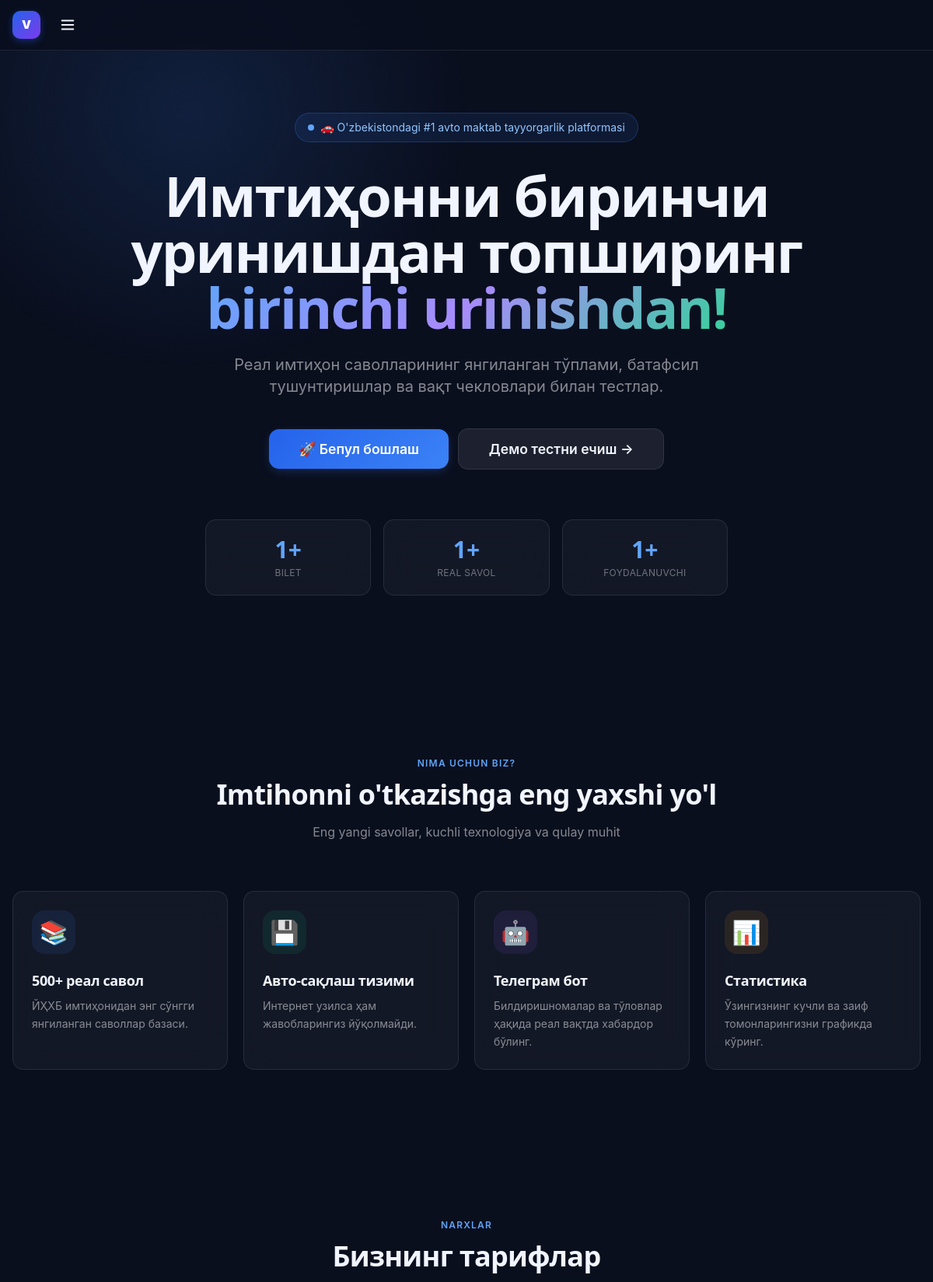
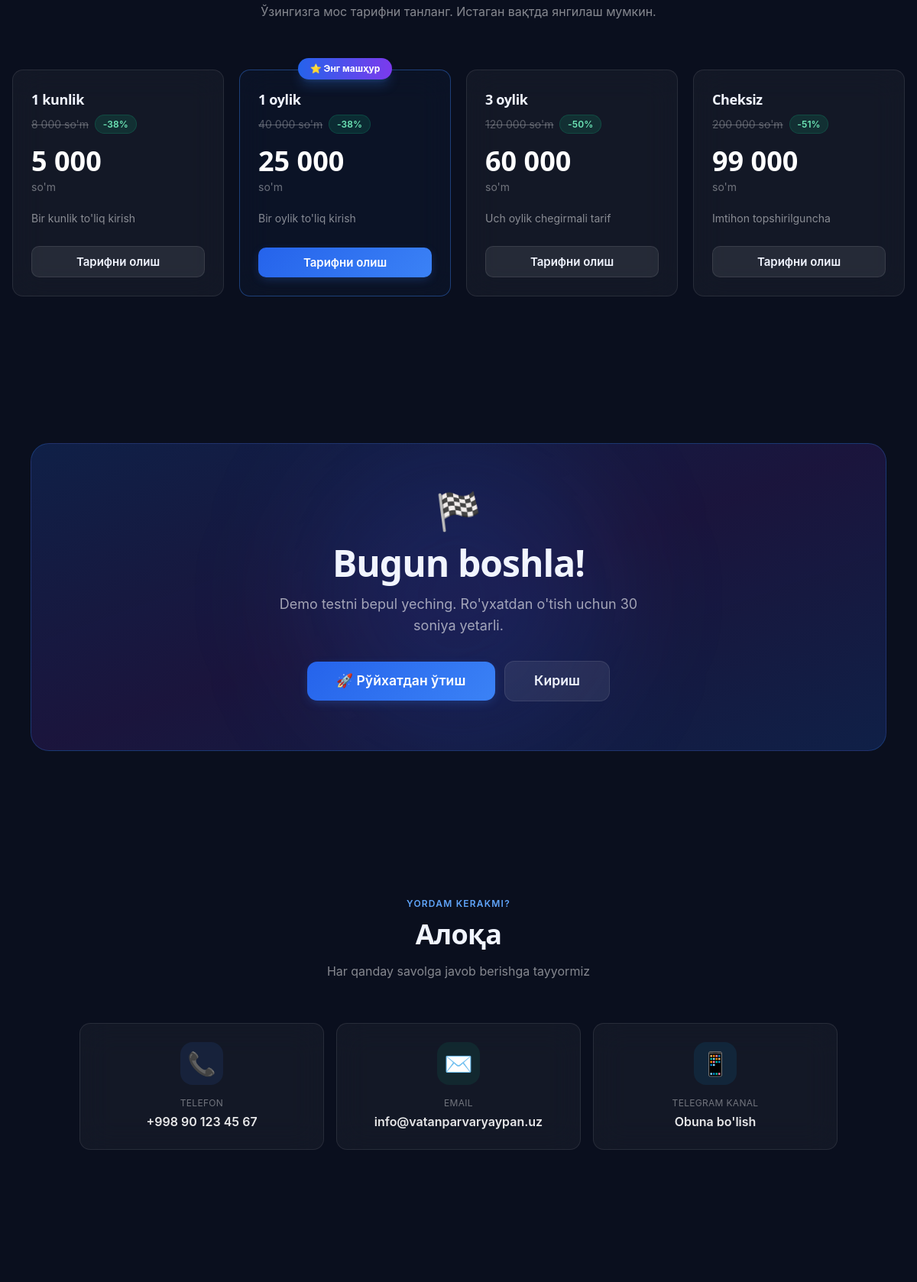
/?til=uz_cyrl (upper part), run on the app's committed database (2 pictures, top to bottom).
### tables this page shows
CREATE TABLE IF NOT EXISTS `tariflar` (
    `id`          INT UNSIGNED AUTO_INCREMENT PRIMARY KEY,
    `nomi`        VARCHAR(100) NOT NULL,
    `tavsif`      TEXT         DEFAULT NULL,
    `tur`         ENUM('kun','oy','bilet') DEFAULT 'oy',
    `qiymat`      INT UNSIGNED DEFAULT 1,
    `narx`        DECIMAL(12,2) NOT NULL,
    `eski_narx`   DECIMAL(12,2) DEFAULT NULL,
    `mashhur`     TINYINT(1)   DEFAULT 0,
    `tartib`      INT          DEFAULT 0,
    `holat`       ENUM('faol','nofaol') DEFAULT 'faol',
    `yaratilgan`  DATETIME     DEFAULT CURRENT_TIMESTAMP,
    INDEX `idx_holat` (`holat`)
);

### public_html/config/auth.php (called while the page is built, shortened)
<?php
require_once __DIR__ . '/database.php';
require_once __DIR__ . '/../includes/security.php';
$TIL = $_SESSION['til'] ?? $_COOKIE['til'] ?? TIL_DEFAULT;
$tarjima_fayl = __DIR__ . '/../lang/' . $TIL . '.php';
$tarjimalar   = file_exists($tarjima_fayl) ? require $tarjima_fayl : [];
function t(string $kalit, array $almashtir = []): string
{
    global $tarjimalar;
    $matn = $tarjimalar[$kalit] ?? $kalit;
    return $matn;
}

### public_html/includes/security.php (called while the page is built, shortened)
<?php
require_once __DIR__ . '/../config/database.php';
function e(mixed $matn): string
{
    return htmlspecialchars((string) $matn, ENT_QUOTES | ENT_SUBSTITUTE, 'UTF-8');
}

### public_html/config/database.php (called while the page is built, shortened)
<?php
function db(): PDO
{
    static $pdo = null;
    if ($pdo !== null) {
        return $pdo;
    }
    $dsn = sprintf('mysql:host=%s;dbname=%s;charset=%s', DB_HOST, DB_NAME, DB_CHARSET);
    try {
        $pdo = new PDO($dsn, DB_USER, DB_PASS, [
            PDO::ATTR_ERRMODE            => PDO::ERRMODE_EXCEPTION,
            PDO::ATTR_DEFAULT_FETCH_MODE => PDO::FETCH_ASSOC,
            PDO::ATTR_EMULATE_PREPARES   => false,
            PDO::MYSQL_ATTR_INIT_COMMAND => "SET NAMES utf8mb4 COLLATE utf8mb4_unicode_ci",
            PDO::ATTR_PERSISTENT         => false,
        ]);
    } catch (PDOException $e) {
        error_log('[VPY] DB xato: ' . $e->getMessage());
        http_response_code(503);
        exit('Server vaqtinchalik mavjud emas. Iltimos, keyinroq urinib ko\'ring.');
    }
    return $pdo;
}
function db_barcha(string $sql, array $p = []): array
{
    $st = db()->prepare($sql);
    $st->execute($p);
    return $st->fetchAll();
}

### public_html/includes/funksiyalar.php (called while the page is built, shortened)
<?php
require_once __DIR__ . '/../config/database.php';
function pul(int|float $summa, string $valyuta = "so'm"): string
{
    return number_format((float) $summa, 0, '.', ' ') . ' ' . $valyuta;
}

### public_html/index.php (the view, shortened to what this page needs)
<?php
require_once __DIR__ . '/config/auth.php';
require_once __DIR__ . '/includes/funksiyalar.php';
$tariflar = db_barcha('SELECT * FROM tariflar WHERE holat = "faol" ORDER BY tartib, narx');
$bilet_son   = (int) db_qiymat('SELECT COUNT(*) FROM biletlar WHERE holat = "faol"');
$savol_son   = (int) db_qiymat('SELECT COUNT(*) FROM savollar');
$foydalanuvchi_son = (int) db_qiymat('SELECT COUNT(*) FROM foydalanuvchilar');
require_once __DIR__ . '/includes/header.php';
require_once __DIR__ . '/includes/navbar.php';
?>
<section class="relative max-w-7xl mx-auto px-4 pt-20 pb-28 text-center">
    <div class="inline-flex items-center gap-2 px-4 py-2 rounded-full
                bg-blue-500/10 border border-blue-500/25 text-blue-300 text-sm
                mb-8 fade-up animate-float">
        <span class="w-2 h-2 rounded-full bg-blue-400 animate-pulse"></span>
        🚗 O'zbekistondagi #1 avto maktab tayyorgarlik platformasi
    </div>
    <h1 class="text-4xl sm:text-6xl lg:text-7xl font-display font-black tracking-tight leading-[1.08] mb-6 fade-up"
        style="animation-delay:.1s">
        <?= e(t('hero_sarlavha')) ?>
        <br>
        <span class="grad-text">birinchi urinishdan!</span>
    </h1>
    <p class="text-lg md:text-xl text-white/50 max-w-2xl mx-auto mb-10 leading-relaxed fade-up"
       style="animation-delay:.2s">
        <?= e(t('hero_tavsif')) ?>
    </p>
    <div class="flex flex-wrap items-center justify-center gap-3 mb-16 fade-up" style="animation-delay:.3s">
        <a href="<?= e(SAYT_URL) ?>/register" class="btn btn-primary btn-xl">
            🚀 <?= e(t('hero_tugma_boshla')) ?>
        </a>
        <a href="<?= e(SAYT_URL) ?>/test" class="btn btn-ghost btn-xl">
            <?= e(t('hero_tugma_demo')) ?> →
        </a>
    </div>
    <div class="grid grid-cols-3 max-w-2xl mx-auto gap-4">
        <?php
        $hero_stats = [
            [$bilet_son.'+',         'Bilet',          '.35s'],
            [$savol_son.'+',         'Real savol',      '.45s'],
            [$foydalanuvchi_son.'+', 'Foydalanuvchi',   '.55s'],
        ];
        foreach ($hero_stats as [$v, $n, $d]):
        ?>
        <div class="glass-card py-5 px-4 fade-up" style="animation-delay:<?= $d ?>">
            <div class="text-2xl sm:text-3xl font-display font-black text-blue-400 tabnum"><?= $v ?></div>
            <div class="text-xs text-white/40 mt-1 uppercase tracking-wide"><?= $n ?></div>
        </div>
        <?php endforeach; ?>
    </div>
</section>
<section class="max-w-7xl mx-auto px-4 py-24">
    <div class="text-center mb-16 fade-up">
        <p class="text-xs text-blue-400 font-semibold uppercase tracking-widest mb-3">Nima uchun biz?</p>
        <h2 class="text-3xl md:text-4xl font-display font-black mb-4">Imtihonni o'tkazishga eng yaxshi yo'l</h2>
        <p class="text-white/50 max-w-xl mx-auto">Eng yangi savollar, kuchli texnologiya va qulay muhit</p>
    </div>
    <div class="grid sm:grid-cols-2 lg:grid-cols-4 gap-5">
        <?php
        $xususiyatlar = [
            ['📚', t('xususiyat_1_sarlavha'), t('xususiyat_1_tavsif'), 'from-blue-500 to-cyan-500',    'bg-blue-500/10 text-blue-400'],
            ['💾', t('xususiyat_2_sarlavha'), t('xususiyat_2_tavsif'), 'from-emerald-500 to-teal-500', 'bg-emerald-500/10 text-emerald-400'],
            ['🤖', t('xususiyat_3_sarlavha'), t('xususiyat_3_tavsif'), 'from-violet-500 to-purple-600','bg-violet-500/10 text-violet-400'],
            ['📊', t('xususiyat_4_sarlavha'), t('xususiyat_4_tavsif'), 'from-amber-500 to-orange-500', 'bg-amber-500/10 text-amber-400'],
        ];
        foreach ($xususiyatlar as $i => [$ico, $nom, $tavsif, $grad, $cls]):
        ?>
        <div class="glass-card glass-card-hover p-6 fade-up group" style="animation-delay:<?= 0.07*($i+1) ?>s">
            <div class="w-14 h-14 rounded-2xl <?= $cls ?> flex items-center justify-center text-3xl mb-5
                        group-hover:scale-110 transition-transform duration-300">
                <?= $ico ?>
            </div>
            <h3 class="font-display font-bold text-lg mb-2"><?= e($nom) ?></h3>
            <p class="text-sm text-white/50 leading-relaxed"><?= e($tavsif) ?></p>
        </div>
        <?php endforeach; ?>
    </div>
</section>
<section id="tariflar" class="max-w-7xl mx-auto px-4 py-24">
    <div class="text-center mb-16 fade-up">
        <p class="text-xs text-blue-400 font-semibold uppercase tracking-widest mb-3">Narxlar</p>
        <h2 class="text-3xl md:text-4xl font-display font-black mb-4"><?= e(t('tariflar_sarlavha')) ?></h2>
        <p class="text-white/50"><?= e(t('tariflar_tavsif')) ?></p>
    </div>
    <?php if (empty($tariflar)): ?>
        <div class="glass-card p-16 text-center text-white/40"><?= e(t('tariflar_yoq')) ?></div>
    <?php else: ?>
    <div class="grid sm:grid-cols-2 lg:grid-cols-4 gap-5">
        <?php foreach ($tariflar as $i => $tar): ?>
        <div class="glass-card glass-card-hover p-6 fade-up relative flex flex-col
            <?= $tar['mashhur'] ? 'border-blue-500/40 bg-blue-500/[0.04]' : '' ?>"
             style="animation-delay:<?= 0.07*($i+1) ?>s">
            <?php if ($tar['mashhur']): ?>
            <div class="absolute -top-4 left-0 right-0 flex justify-center">
                <span class="px-4 py-1.5 rounded-full text-xs font-bold
                             bg-gradient-to-r from-blue-600 to-violet-600 text-white
                             shadow-lg shadow-blue-500/25">
                    ⭐ <?= e(t('mashhur')) ?>
                </span>
            </div>
            <?php endif; ?>
            <div class="mb-4">
                <h3 class="font-display font-bold text-lg"><?= e($tar['nomi']) ?></h3>
                <?php if ((float)($tar['eski_narx']??0) > (float)$tar['narx']): ?>
                <div class="flex items-center gap-2 mt-1.5">
                    <span class="text-white/30 line-through text-sm"><?= e(pul($tar['eski_narx'])) ?></span>
                    <span class="badge badge-green text-xs">-<?= round((1-$tar['narx']/$tar['eski_narx'])*100) ?>%</span>
                </div>
                <?php endif; ?>
            </div>
            <div class="text-4xl font-display font-black text-white mb-1 tabnum">
                <?= number_format((float)$tar['narx'],0,'.',' ') ?>
            </div>
            <div class="text-sm text-white/40 mb-5">so'm</div>
            <p class="text-sm text-white/50 leading-relaxed flex-1 mb-6"><?= e($tar['tavsif']) ?></p>
            <a href="<?= e(SAYT_URL) ?>/register"
               class="btn <?= $tar['mashhur'] ? 'btn-primary' : 'btn-ghost' ?> w-full">
                <?= e(t('tarif_olish')) ?>
            </a>
        </div>
        <?php endforeach; ?>
    </div>
    <?php endif; ?>
</section>
<section class="max-w-6xl mx-auto px-4 py-24">
    <div class="relative overflow-hidden rounded-3xl p-10 sm:p-16 text-center fade-up
                bg-gradient-to-br from-blue-600/20 via-violet-600/15 to-blue-600/20
                border border-blue-500/25">
        <div class="absolute inset-0 flex items-center justify-center pointer-events-none">
            <div class="w-96 h-96 rounded-full bg-blue-600/15 filter blur-[80px]"></div>
        </div>
        <div class="relative">
            <div class="text-5xl mb-5">🏁</div>
            <h2 class="text-3xl md:text-5xl font-display font-black mb-4">Bugun boshla!</h2>
            <p class="text-white/60 text-lg max-w-lg mx-auto mb-8">
                Demo testni bepul yeching. Ro'yxatdan o'tish uchun 30 soniya yetarli.
            </p>
            <div class="flex flex-wrap items-center justify-center gap-3">
                <a href="<?= e(SAYT_URL) ?>/register" class="btn btn-primary btn-xl">
                    🚀 <?= e(t('royxatdan_otish')) ?>
                </a>
                <a href="<?= e(SAYT_URL) ?>/login" class="btn btn-ghost btn-xl">
                    <?= e(t('kirish')) ?>
                </a>
            </div>
        </div>
    </div>
</section>
<section id="aloqa" class="max-w-5xl mx-auto px-4 py-24">
    <div class="text-center mb-14 fade-up">
        <p class="text-xs text-blue-400 font-semibold uppercase tracking-widest mb-3">Yordam kerakmi?</p>
        <h2 class="text-3xl md:text-4xl font-display font-black mb-4"><?= e(t('aloqa')) ?></h2>
        <p class="text-white/50">Har qanday savolga javob berishga tayyormiz</p>
    </div>
    <div class="grid sm:grid-cols-3 gap-4">
        <?php
        $aloqa_items = [
            ['📞','Telefon',       sozlama('aloqa_telefon',''),  'tel:'.sozlama('aloqa_telefon',''),   'blue',   'bg-blue-500/10 text-blue-400'],
            ['✉️','Email',          sozlama('aloqa_email',''),    'mailto:'.sozlama('aloqa_email',''),  'emerald','bg-emerald-500/10 text-emerald-400'],
            ['📱','Telegram kanal', 'Obuna bo\'lish',             sozlama('telegram_kanal','#'),        'sky',    'bg-sky-500/10 text-sky-400'],
        ];
        foreach ($aloqa_items as $i => [$ico, $nom, $qiymat, $href, $rang, $cls]):
        ?>
        <a href="<?= e($href) ?>"
           <?= $rang === 'sky' ? 'target="_blank" rel="noopener"' : '' ?>
           class="glass-card glass-card-hover p-6 text-center fade-up group"
           style="animation-delay:<?= 0.08*($i+1) ?>s">
            <div class="w-14 h-14 mx-auto rounded-2xl <?= $cls ?> flex items-center justify-center text-3xl mb-4
                        group-hover:scale-110 transition-transform duration-200">
                <?= $ico ?>
            </div>
            <p class="text-xs text-white/40 uppercase tracking-wide mb-1"><?= e($nom) ?></p>
            <p class="font-semibold text-white/90 truncate"><?= e($qiymat) ?></p>
        </a>
        <?php endforeach; ?>
    </div>
</section>
<?php
require_once __DIR__ . '/includes/footer.php';

### public_html/includes/header.php (style rules this page uses)
:root, [data-theme="dark"] { --bg: #0A0F1E; --bg2: #111827; --surface: rgba(255,255,255,0.05); --surface2: rgba(255,255,255,0.08); --border: rgba(255,255,255,0.09); --border2: rgba(255,255,255,0.16); --text: #F1F5FF; --text2: #CBD5E1; --muted: #7E8FB0; --blue: #3B82F6; --blue-dark: #2563EB; --blue-glow: rgba(59,130,246,0.3); --green: #10B981; --amber: #F59E0B; --red: #EF4444; --violet: #7C3AED; --card-bg: rgba(255,255,255,0.04); --nav-bg: rgba(10,15,30,0.85); --shadow: rgba(0,0,0,0.4); --meta-theme: #0A0F1E; }
*, *::before, *::after { box-sizing: border-box; margin: 0; padding: 0; }
html { scroll-behavior: smooth; transition: background-color 0.3s ease, color 0.3s ease; }
body { background: var(--bg); color: var(--text); font-family: -apple-system, BlinkMacSystemFont, 'Segoe UI', Roboto, Oxygen, Ubuntu, Cantarell, sans-serif; -webkit-font-smoothing: antialiased; -moz-osx-font-smoothing: grayscale; min-height: 100vh; overflow-x: hidden; transition: background-color 0.3s ease; }
h1, h2, h3, h4, h5, h6 { letter-spacing: -0.02em; line-height: 1.2; font-weight: 700; color: var(--text); }
.glass-card { background: var(--card-bg); backdrop-filter: blur(20px); -webkit-backdrop-filter: blur(20px); border: 1px solid var(--border); border-radius: 14px; transition: border-color 0.2s ease, transform 0.2s ease, box-shadow 0.2s ease; }
.btn { display: inline-flex; align-items: center; justify-content: center; gap: 0.45rem; font-weight: 600; border-radius: 10px; border: none; cursor: pointer; transition: all 0.2s ease; white-space: nowrap; padding: 0.75rem 1.5rem; font-size: 0.9375rem; line-height: 1; }
.btn-primary { background: linear-gradient(135deg, var(--blue-dark), var(--blue)); color: #ffffff; box-shadow: 0 4px 14px -3px var(--blue-glow); }
.btn-ghost { background: var(--surface2); color: var(--text); border: 1px solid var(--border); }
.btn-xl { padding: 1.05rem 2.4rem; font-size: 1.1rem; border-radius: 13px; }
.badge { display: inline-flex; align-items: center; gap: 0.25rem; padding: 0.2rem 0.6rem; border-radius: 999px; font-size: 0.72rem; font-weight: 600; letter-spacing: 0.01em; line-height: 1.4; }
.badge-green { background: rgba(16,185,129,0.15); color: #6EE7B7; border: 1px solid rgba(16,185,129,0.2); }
.fade-up { animation: fadeUp 0.45s ease both; }
.grad-text { background: linear-gradient(135deg, #60A5FA 0%, #A78BFA 50%, #34D399 100%); -webkit-background-clip: text; -webkit-text-fill-color: transparent; background-clip: text; }
.tabnum { font-variant-numeric: tabular-nums; }

### data on the page
tariflar: nomi "1 kunlik", eski_narx "8 000 so'm", (1-$tar['narx']/$tar['eski_narx'])*100 "38", narx "5 000", tavsif "Bir kunlik to'liq kirish"
tariflar: nomi "1 oylik", eski_narx "40 000 so'm", (1-$tar['narx']/$tar['eski_narx'])*100 "38", narx "25 000", tavsif "Bir oylik to'liq kirish"
tariflar: nomi "3 oylik", eski_narx "120 000 so'm", (1-$tar['narx']/$tar['eski_narx'])*100 "50", narx "60 000", tavsif "Uch oylik chegirmali tarif"
tariflar: nomi "Cheksiz", eski_narx "200 000 so'm", (1-$tar['narx']/$tar['eski_narx'])*100 "51", narx "99 000", tavsif "Imtihon topshirilguncha"

### other printed values
t('hero_sarlavha') "Имтиҳонни биринчи уринишдан топширинг"
t('hero_tavsif') "Реал имтиҳон саволларининг янгиланган тўплами, батафсил тушунтиришлар ва вақт чекловлари билан тестлар."
t('hero_tugma_boshla') "Бепул бошлаш"
t('hero_tugma_demo') "Демо тестни ечиш"
$v "1+"
$n "BILET"
$n "REAL SAVOL"
$n "FOYDALANUVCHI"
$ico "📚"
$nom "500+ реал савол"
$tavsif "ЙҲХБ имтиҳонидан энг сўнгги янгиланган саволлар базаси."
$ico "💾"
$nom "Авто-сақлаш тизими"
$tavsif "Интернет узилса ҳам жавобларингиз йўқолмайди."
$ico "🤖"
